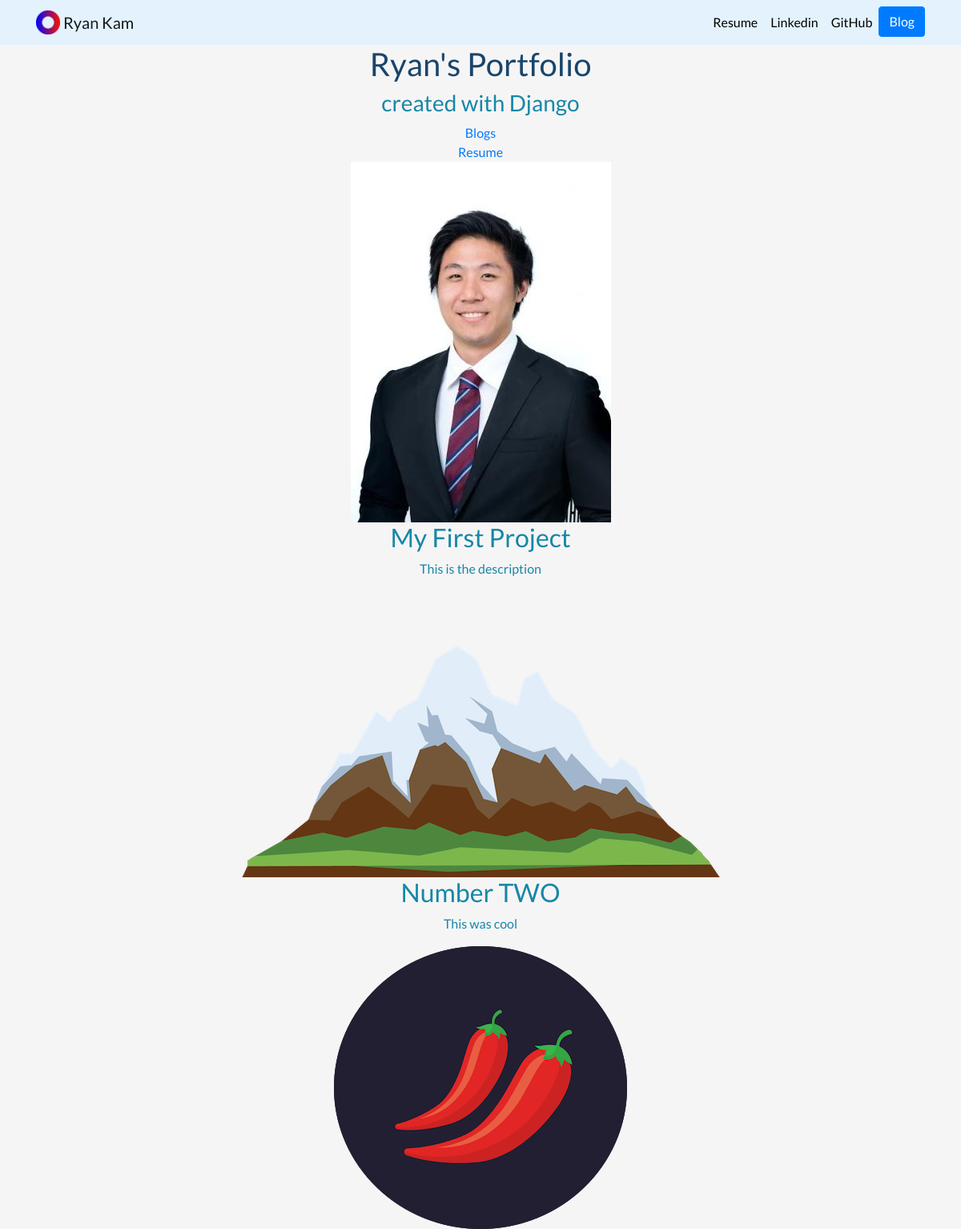
The page / on the database its author committed.
### portfolio/models.py (models this page shows, shortened)
class Project(models.Model):
    title = models.CharField(max_length=100)
    description = models.CharField(max_length=250)
    image = models.ImageField(upload_to='portfolio/images/')
    url = models.URLField(blank=True)

### portfolio/views.py (the view)
# urls.py: 2. Add a URL to urlpatterns:  path('', views.home, name='home')
def home(request):
    projects = Project.objects.all()
    return render(request, 'portfolio/home.html', {'projects':projects})

### portfolio/templates/portfolio/home.html
{% extends 'portfolio/base.html' %}
{% block content %}
<h1>Ryan's Portfolio</h1>
<h3>created with Django</h3>
{% load static %}
<a href="{% url 'blog:all_blogs' %}">Blogs</a>
<br />
<a href="{% static 'portfolio/resume.pdf' %}">Resume</a>
<br />
<img src="{% static 'portfolio/RyanPic.png' %}">
{% for project in projects %}
<h2>{{ project.title }}</h2>
<p>{{ project.description }}</p>
<img src="{{ project.image.url }}">
{% endfor %}
{% endblock %}

### portfolio/templates/portfolio/base.html (shortened to what this page needs)
{% load static %}
<!doctype html>
<html lang="en">
<head>
  <link rel="stylesheet" href="https://stackpath.bootstrapcdn.com/bootstrap/4.4.1/css/bootstrap.min.css">
  <link rel="stylesheet" href="{% static "portfolio/custom.css" %}">
</head>
<body>
  <nav id="topNav" class="navbar navbar-expand-md navbar-light">
    <div class="container">
      <a class="navbar-brand" href="{% url 'home' %}">
        <img src="{% static "portfolio/Logo.png" %}" width="30" height="30" class="d-inline-block align-top" alt="Ryan's Logo">
        <span>Ryan Kam</span>
      </a>
      <div class="collapse navbar-collapse text-center" id="navbarNav">
        <ul class="navbar-nav ml-auto">
          <li class="nav-item">
            <a class="nav-link" href="{% static "portfolio/resume.pdf" %}">Resume</a>
          </li>
          <li class="nav-item">
            <a class="nav-link" href="https://www.linkedin.com/in/ryan-kam-96bb2a60/" target="_blank">Linkedin</a>
          </li>
          <li class="nav-item">
            <a class="nav-link" href="https://github.com/rkam808" target="_blank">GitHub</a>
          </li>
          <li>
            <a role="button" href="{% url 'blog:all_blogs' %}" class="btn btn-primary">Blog</a>
          </li>
        </ul>
      </div>
    </div>
  </nav>
  <div class="container">
    {% block content %}{% endblock %}
  </div>
</body>
</html>

### portfolio/static/portfolio/custom.css (style rules this page uses)
.navbar-nav .nav-link { color: rgba(0, 0, 0, 1) !important; }
.navbar { background-color: #e3f2fd; }
body { text-align: center; font-family: 'Lato', sans-serif; background-color: #f6f5f5; }
h1 { color: #19456b; }
h2 { color: #1687a7; }
h3 { color: #1687a7; }
p { color: #1687a7; }

### rows shown on the page
Project: title "My First Project", description "This is the description", image (picture)
Project: title "Number TWO", description "This was cool", image (picture)
